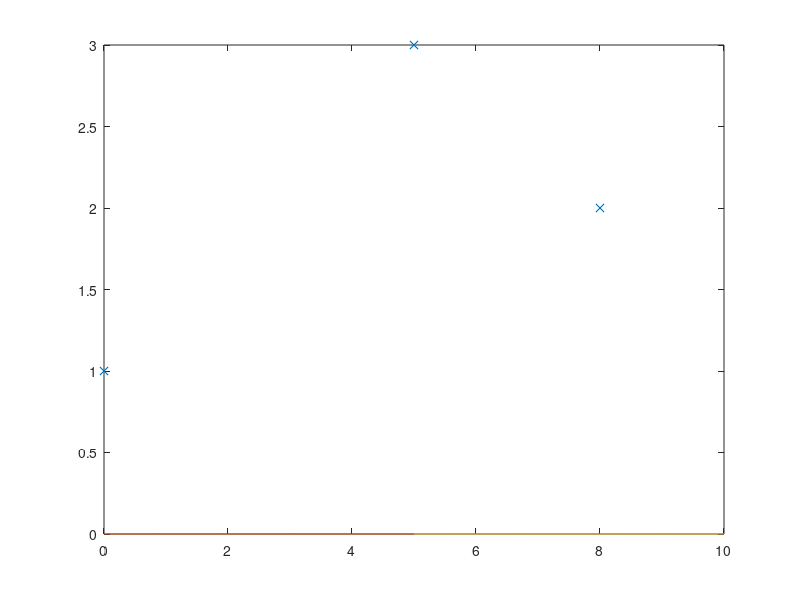

MATLAB code to generate this figure:
% See http://michigancmes.org/papers/roy7.pdf

% Points to pass through
p1 = [1;2;0;0]; % pos, vel, ac, jerk
p2 = [3;-1;0;0];
p3 = [2;1;0;0];
times = [0,5,8];
points = [p1,p2,p3];

nSplines = length(points(1,:))-1;
rMax = 3;
dimQr = nSplines;
dimQ = (rMax + 1) * nSplines;
Q = zeros(dimQ,dimQ);

T = 5; % Sets all times to 5 for now

for r = 0:rMax
    Qr = zeros(dimQr,dimQr);
    for ii = 0:dimQr-1
        for ll = 0:dimQr-1
            if ii >= r && ll >= r
                Qr(ii+1,ll+1) = 2*(T.^(ii+ll-2*r+1))/(ii+ll-2*r+1);
                for m = 0:r-1
                    Qr(ii+1,ll+1) = Qr(ii+1,ll+1)*(ii-m)*(ll-m);
                end
            end
        end
    end
    subIs = r*dimQr + 1;
    subIf = (r+1)*dimQr;
    Q(subIs:subIf,subIs:subIf) = Qr;
end

A0 = zeros((rMax+1)*nSplines,(rMax+1)*nSplines);
AT = zeros((rMax+1)*nSplines,(rMax+1)*nSplines);

for r = 0:rMax
    for s = 1:nSplines
        for n = 0:rMax
            row = r*2 + s;
            col = s + nSplines*n;
            %A0(row, col) = r+1;
            if r == n
                A0(row, col) = 1;
                for m = 0:r-1
                     A0(row, col) = A0(row, col)*(r - m);
                end
            end
            if r <= n
                AT(row, col) = T^(n-r);
                for m = 0:r-1
                    AT(row, col) = AT(row, col)*(r - m);
                end
            end
        end
    end
end

A = [A0;AT];

b0 = [p1,p2];
bT = [p2,p3];

b = [reshape(b0',[numel(b0),1]);
     reshape(bT',[numel(bT),1])];

P = quadprog(Q,zeros(length(Q),1),A,b);

if 1
    plot(times,points(1,:),'x')
    hold on;
    tt1 = linspace(0,5,100);
    p1 = @(x) P(1) + P(3)*x + P(5)*x.^2 + P(7)*x.^3;
    plot(tt1,p1(tt1))
    p2 = @(x) P(2) + P(4)*x + P(6)*x.^2 + P(8)*x.^3;
    tt2 = linspace(5,10,100);
    plot(tt2,p2(tt2))
end